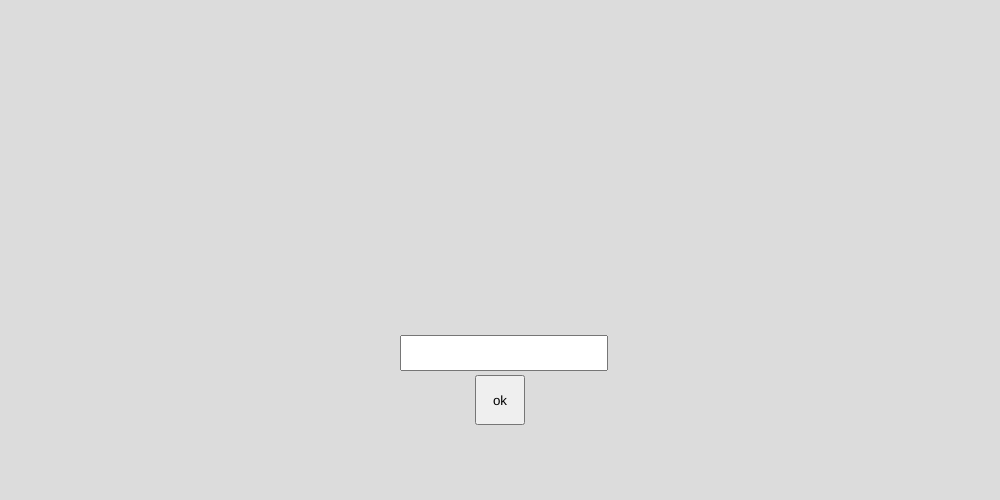
Frame 1 (no input)
Frame 60 (no input): identical to frame 1, image omitted
Frame 120 (the mouse pressed at the canvas centre since frame 60): identical to frame 1, image omitted

The p5.js sketch that drew this single still picture (run headless with seeded random() and noise() and a simulated clock; from frame 60 on, the mouse is pressed at the canvas centre):

// p5.js sketch
// ── sketch.js
let word;
let guesses = [];
let input;
let keys = [];
let cBackground;
let lives;
let buttonSubmit;

function setup() {
	createCanvas(1000, 500);
	
	input = createInput('');
	input.size(200, 30);
	input.position(width/2 - 100, height*3/4 - 40);
	
	buttonSubmit = createButton('ok');
	buttonSubmit.size(50, 50);
	buttonSubmit.position(width/2 - 25, height*3/4);
	buttonSubmit.mousePressed(submit);
}

function draw() {
	let myColor = color(220);	
	if (word != null && defeat()){
		deleteKeys();
		myColor = color(200, 0, 0);
		input.show();
		buttonSubmit.show();
	} else if (victory()){
		deleteKeys();
		myColor = color(0, 200, 0);
		input.show();
		buttonSubmit.show();
	}
	background(myColor);	
	
	if (word != null){
		let w = width/word.length
		let h = 300;
		
		// calc TextSize
		let ts = 0;
		let test = true;
		while(test && ts < 300){
			ts++;
			textSize(ts+5);
			for (let i = 0; i < word.length; i++){
				let c = word.charAt(i);
				let tw = textWidth(c);
				if (tw > w){
					test = false;
				}
			}
		}
		
		for (let i = 0; i < word.length; i++){
			let c = word.charAt(i);
			if (c != ' '){
				// Linie
				stroke(myColor);
				strokeWeight(10);
				fill(0);
				rect(i*w, h, w, 15);
				
				// Buchstabe
				if (guesses.includes(c) || defeat()){					
					noStroke();
					let c = word.charAt(i);
					textAlign(CENTER, BOTTOM);
					text(c, i*w + w/2, h);
				}
			}
		}
	}
	
	fill(0);
	textSize(40);
	textAlign(RIGHT, TOP);
	text(lives, width, 0);
}

function submit(){
	guesses = [];
	word = input.value();
	word = word.toUpperCase();
	print(word);
	input.value('');
	createKeys();
	lives = 10;
	input.hide();
	buttonSubmit.hide();
}

function deleteKeys(){
	while (keys.length > 0){
		keys[0].button.hide();
		keys.splice(0, 1);
	}
}

function createKeys(){
	createKeyRow(['Q', 'W', 'E', 'R', 'T', 'Z', 'U', 'I', 'O', 'P'], 350, 50);
	createKeyRow(['A', 'S', 'D', 'F', 'G', 'H', 'J', 'K', 'L'], 400, 50);
	createKeyRow(['Y', 'X', 'C', 'V', 'B', 'N', 'M'], 450, 50);
}

function createKeyRow(list, y, h){
	for (let i = 0; i < list.length; i++){
		let c = list[i];
		let x = i*width/list.length;
		let key = new Key(c, x, y, width/list.length, h);
		keys.push(key);
	}
}

function guess(c){
	guesses.push(c);
	for (let i = 0; i < keys.length; i++){
		let key = keys[i];
		if (key.c == c){
			key.button.hide();
			keys.splice(i, 1);
		}
	}
	chars = [];
	for (let i = 0; i < word.length; i++){
		chars.push(word.charAt(i));
	}
	if (!chars.includes(c)){
		lives--;
	}
}

function victory(){
	if (lives > 0){
		for (let i = 0; i < word.length; i++){
			let c = word.charAt(i);
			if (c != ' ' && !guesses.includes(c)){
				return false;
			}
		}
		return true;
	}
	return false;
}

function defeat(){
	if (lives > 0){
		return false;
	}
	return true;
}

class Key{
	constructor(c, x, y, w, h){
		this.c = c;
		this.button = createButton(c);
		this.button.position(x, y);
		this.button.size(w, h);
		this.button.style('font-size', '20px');
		this.button.mousePressed(function() {guess(c);});
	}
}
